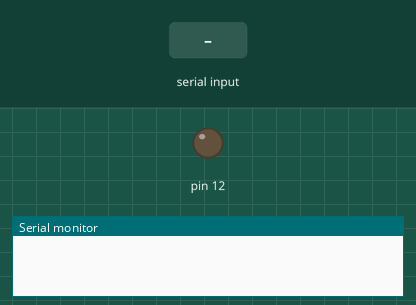
This sketch was run on a simulated Arduino Uno, built with avr-gcc and run on an emulated ATmega328P. On the bench: output pins drawn as LEDs (lit = HIGH), the last lines printed to the serial monitor. The inputs (shaded band) are chosen by the test bench.

Above: at 1.2 s.
1.3 s: "1\n" received over Serial
At 2.1 s:
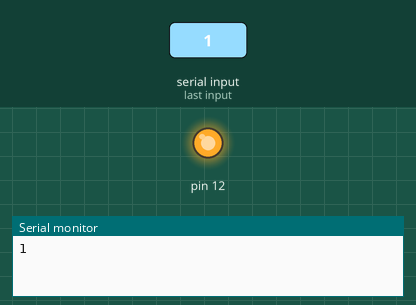
Timing chart, 0 to 4.3 s (numbered marks = the images above; inputs shaded):
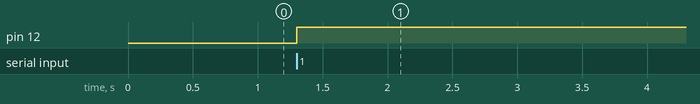

The sketch:

210421_4.ino
```cpp
byte Cur_LED;

void setup() {
  Serial.begin(9600);
  pinMode(12, OUTPUT);
  digitalWrite(12,LOW);
}

void loop() {
  if (Serial.available()) {
    int i=Serial.parseInt();
    Serial.println(i);
    if (i==1){
      Cur_LED = Cur_LED ^ 1;
      digitalWrite(12, Cur_LED);
    }
  }

}
```

Measured:
- after the input at 1.3 s, pin 12: LOW → HIGH at once
